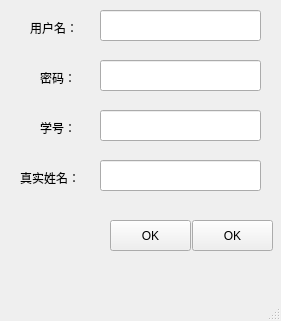
<?xml version="1.0" encoding="UTF-8"?>
<ui version="4.0">
 <class>RegisterWindow</class>
 <widget class="QMainWindow" name="RegisterWindow">
  <property name="geometry">
   <rect>
    <x>0</x>
    <y>0</y>
    <width>281</width>
    <height>321</height>
   </rect>
  </property>
  <property name="windowTitle">
   <string>MainWindow</string>
  </property>
  <widget class="QWidget" name="centralwidget">
   <widget class="QLabel" name="label">
    <property name="geometry">
     <rect>
      <x>30</x>
      <y>20</y>
      <width>60</width>
      <height>16</height>
     </rect>
    </property>
    <property name="text">
     <string>用户名：</string>
    </property>
   </widget>
   <widget class="QLabel" name="label_2">
    <property name="geometry">
     <rect>
      <x>40</x>
      <y>70</y>
      <width>60</width>
      <height>16</height>
     </rect>
    </property>
    <property name="text">
     <string>密码：</string>
    </property>
   </widget>
   <widget class="QLabel" name="label_4">
    <property name="geometry">
     <rect>
      <x>20</x>
      <y>170</y>
      <width>60</width>
      <height>16</height>
     </rect>
    </property>
    <property name="text">
     <string>真实姓名：</string>
    </property>
   </widget>
   <widget class="QLineEdit" name="le_reg_username">
    <property name="geometry">
     <rect>
      <x>100</x>
      <y>10</y>
      <width>161</width>
      <height>31</height>
     </rect>
    </property>
    <property name="inputMethodHints">
     <set>Qt::ImhHiddenText</set>
    </property>
    <property name="text">
     <string/>
    </property>
   </widget>
   <widget class="QLineEdit" name="le_reg_password">
    <property name="geometry">
     <rect>
      <x>100</x>
      <y>60</y>
      <width>161</width>
      <height>31</height>
     </rect>
    </property>
    <property name="inputMethodHints">
     <set>Qt::ImhHiddenText|Qt::ImhNoAutoUppercase|Qt::ImhNoPredictiveText|Qt::ImhSensitiveData</set>
    </property>
    <property name="text">
     <string/>
    </property>
    <property name="echoMode">
     <enum>QLineEdit::Password</enum>
    </property>
   </widget>
   <widget class="QLineEdit" name="le_reg_studentid">
    <property name="geometry">
     <rect>
      <x>100</x>
      <y>110</y>
      <width>161</width>
      <height>31</height>
     </rect>
    </property>
    <property name="inputMethodHints">
     <set>Qt::ImhHiddenText</set>
    </property>
    <property name="text">
     <string/>
    </property>
   </widget>
   <widget class="QLineEdit" name="le_reg_realname">
    <property name="geometry">
     <rect>
      <x>100</x>
      <y>160</y>
      <width>161</width>
      <height>31</height>
     </rect>
    </property>
    <property name="inputMethodHints">
     <set>Qt::ImhHiddenText</set>
    </property>
    <property name="text">
     <string/>
    </property>
   </widget>
   <widget class="QLabel" name="label_3">
    <property name="geometry">
     <rect>
      <x>40</x>
      <y>120</y>
      <width>60</width>
      <height>16</height>
     </rect>
    </property>
    <property name="text">
     <string>学号：</string>
    </property>
   </widget>
   <widget class="QPushButton" name="pb_reg_ok">
    <property name="geometry">
     <rect>
      <x>192</x>
      <y>220</y>
      <width>81</width>
      <height>31</height>
     </rect>
    </property>
    <property name="text">
     <string>OK</string>
    </property>
   </widget>
   <widget class="QPushButton" name="pb_reg_cancel">
    <property name="geometry">
     <rect>
      <x>110</x>
      <y>220</y>
      <width>81</width>
      <height>31</height>
     </rect>
    </property>
    <property name="text">
     <string>OK</string>
    </property>
   </widget>
  </widget>
  <widget class="QMenuBar" name="menubar">
   <property name="geometry">
    <rect>
     <x>0</x>
     <y>0</y>
     <width>281</width>
     <height>24</height>
    </rect>
   </property>
  </widget>
  <widget class="QStatusBar" name="statusbar"/>
 </widget>
 <resources/>
 <connections/>
</ui>
